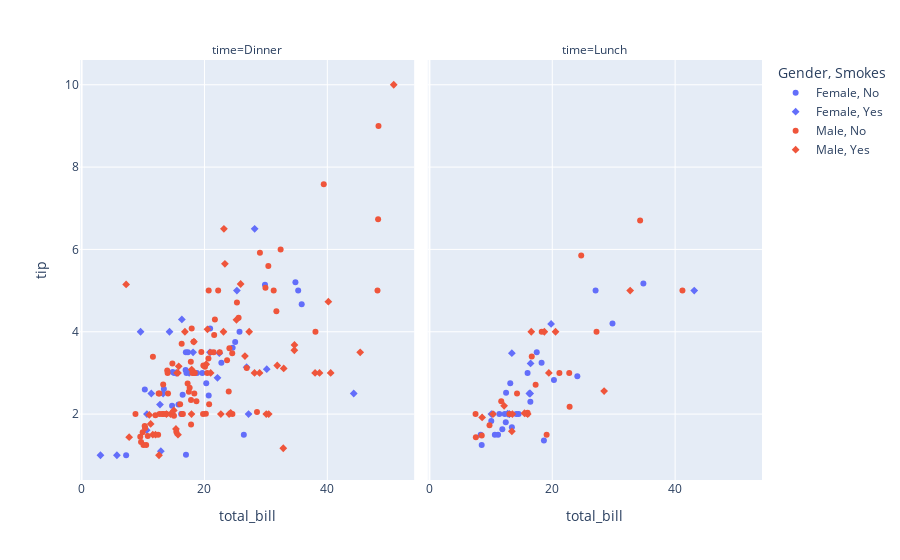

Notebook code cell kept with this figure:
### Code cell
import plotly.express as px
df = px.data.tips()
fig = px.scatter(df, x="total_bill", y="tip", color="sex", symbol="smoker", facet_col="time",
          labels={"sex": "Gender", "smoker": "Smokes"})
fig.show()

### Figure 1 — Plotly figure (JSON) as saved in the notebook; plotly's stock layout.template omitted (floating-point values rounded to 4 significant figures)
{"data": [{"hovertemplate": "Gender=Female<br>Smokes=No<br>time=Dinner<br>total_bill=%{x}<br>tip=%{y}<extra></extra>", "legendgroup": "Female, No", "marker": {"color": "#636efa", "symbol": "circle"}, "mode": "markers", "name": "Female, No", "orientation": "v", "showlegend": true, "type": "scatter", "x": [16.99, 24.59, 35.26, 14.83, 10.33, 16.97, 20.29, 15.77, 19.65, 15.06, 20.69, 16.93, 10.29, 34.81, 26.41, 16.45, 17.07, 14.73, 22.75, 20.92, 7.25, 25.71, 17.31, 29.85, 25, 13.39, 16.21, 35.83, 18.78], "xaxis": "x", "y": [1.01, 3.61, 5, 3.02, 1.67, 3.5, 2.75, 2.23, 3, 3, 2.45, 3.07, 2.6, 5.2, 1.5, 2.47, 3, 2.2, 3.25, 4.08, 1, 4, 3.5, 5.14, 3.75, 2.61, 2, 4.67, 3], "yaxis": "y"}, {"hovertemplate": "Gender=Female<br>Smokes=No<br>time=Lunch<br>total_bill=%{x}<br>tip=%{y}<extra></extra>", "legendgroup": "Female, No", "marker": {"color": "#636efa", "symbol": "circle"}, "mode": "markers", "name": "Female, No", "orientation": "v", "showlegend": false, "type": "scatter", "x": [10.07, 34.83, 10.65, 12.43, 24.08, 13.42, 12.48, 29.8, 14.52, 11.38, 20.27, 11.17, 12.26, 18.26, 8.51, 10.33, 14.15, 13.16, 17.47, 27.05, 16.43, 8.35, 18.64, 11.87, 15.98], "xaxis": "x2", "y": [1.83, 5.17, 1.5, 1.8, 2.92, 1.68, 2.52, 4.2, 2, 2, 2.83, 1.5, 2, 3.25, 1.25, 2, 2, 2.75, 3.5, 5, 2.3, 1.5, 1.36, 1.63, 3], "yaxis": "y2"}, {"hovertemplate": "Gender=Female<br>Smokes=Yes<br>time=Dinner<br>total_bill=%{x}<br>tip=%{y}<extra></extra>", "legendgroup": "Female, Yes", "marker": {"color": "#636efa", "symbol": "diamond"}, "mode": "markers", "name": "Female, Yes", "orientation": "v", "showlegend": true, "type": "scatter", "x": [3.07, 26.86, 25.28, 5.75, 16.32, 11.35, 15.38, 44.3, 22.42, 14.31, 17.51, 10.59, 10.63, 9.6, 20.9, 18.15, 12.76, 13.27, 28.17, 12.9, 30.14, 22.12, 27.18], "xaxis": "x", "y": [1, 3.14, 5, 1, 4.3, 2.5, 3, 2.5, 3.48, 4, 3, 1.61, 2, 4, 3.5, 3.5, 2.23, 2.5, 6.5, 1.1, 3.09, 2.88, 2], "yaxis": "y"}, {"hovertemplate": "Gender=Female<br>Smokes=Yes<br>time=Lunch<br>total_bill=%{x}<br>tip=%{y}<extra></extra>", "legendgroup": "Female, Yes", "marker": {"color": "#636efa", "symbol": "diamond"}, "mode": "markers", "name": "Female, Yes", "orientation": "v", "showlegend": false, "type": "scatter", "x": [19.81, 43.11, 13, 12.74, 13, 16.4, 16.47, 13.42, 16.27, 10.09], "xaxis": "x2", "y": [4.19, 5, 2, 2.01, 2, 2.5, 3.23, 3.48, 2.5, 2], "yaxis": "y2"}, {"hovertemplate": "Gender=Male<br>Smokes=No<br>time=Dinner<br>total_bill=%{x}<br>tip=%{y}<extra></extra>", "legendgroup": "Male, No", "marker": {"color": "#EF553B", "symbol": "circle"}, "mode": "markers", "name": "Male, No", "orientation": "v", "showlegend": true, "type": "scatter", "x": [10.34, 21.01, 23.68, 25.29, 8.77, 26.88, 15.04, 14.78, 10.27, 15.42, 18.43, 21.58, 16.29, 20.65, 17.92, 39.42, 19.82, 17.81, 13.37, 12.69, 21.7, 9.55, 18.35, 17.78, 24.06, 16.31, 18.69, 31.27, 16.04, 17.46, 13.94, 9.68, 30.4, 18.29, 22.23, 32.4, 28.55, 18.04, 12.54, 9.94, 25.56, 19.49, 48.27, 17.59, 20.08, 20.23, 12.02, 10.51, 22.49, 12.46, 18.24, 14, 38.07, 23.95, 29.93, 14.07, 13.13, 17.26, 24.55, 19.77, 48.17, 16.49, 21.5, 12.66, 13.81, 24.52, 20.76, 31.71, 20.69, 48.33, 20.45, 13.28, 11.61, 10.77, 10.07, 29.03, 17.82], "xaxis": "x", "y": [1.66, 3.5, 3.31, 4.71, 2, 3.12, 1.96, 3.23, 1.71, 1.57, 3, 3.92, 3.71, 3.35, 4.08, 7.58, 3.18, 2.34, 2, 2, 4.3, 1.45, 2.5, 3.27, 3.6, 2, 2.31, 5, 2.24, 2.54, 3.06, 1.32, 5.6, 3, 5, 6, 2.05, 3, 2.5, 1.56, 4.34, 3.51, 6.73, 2.64, 3.15, 2.01, 1.97, 1.25, 3.5, 1.5, 3.76, 3, 4, 2.55, 5.07, 2.5, 2, 2.74, 2, 2, 5, 2, 3.5, 2.5, 2, 3.48, 2.24, 4.5, 5, 9, 3, 2.72, 3.39, 1.47, 1.25, 5.92, 1.75], "yaxis": "y"}, {"hovertemplate": "Gender=Male<br>Smokes=No<br>time=Lunch<br>total_bill=%{x}<br>tip=%{y}<extra></extra>", "legendgroup": "Male, No", "marker": {"color": "#EF553B", "symbol": "circle"}, "mode": "markers", "name": "Male, No", "orientation": "v", "showlegend": false, "type": "scatter", "x": [27.2, 22.76, 17.29, 16.66, 15.98, 13.03, 18.28, 24.71, 21.16, 11.69, 14.26, 15.95, 8.52, 22.82, 19.08, 34.3, 41.19, 9.78, 7.51, 7.56], "xaxis": "x2", "y": [4, 3, 2.71, 3.4, 2.03, 2, 4, 5.85, 3, 2.31, 2.5, 2, 1.48, 2.18, 1.5, 6.7, 5, 1.73, 2, 1.44], "yaxis": "y2"}, {"hovertemplate": "Gender=Male<br>Smokes=Yes<br>time=Dinner<br>total_bill=%{x}<br>tip=%{y}<extra></extra>", "legendgroup": "Male, Yes", "marker": {"color": "#EF553B", "symbol": "diamond"}, "mode": "markers", "name": "Male, Yes", "orientation": "v", "showlegend": true, "type": "scatter", "x": [38.01, 11.24, 20.29, 13.81, 11.02, 18.29, 15.01, 17.92, 28.97, 40.17, 27.28, 12.03, 21.01, 15.36, 20.49, 25.21, 50.81, 15.81, 7.25, 31.85, 16.82, 32.9, 17.89, 14.48, 34.63, 34.65, 23.33, 45.35, 23.17, 40.55, 30.46, 23.1, 15.69, 26.59, 38.73, 24.27, 30.06, 25.89, 28.15, 11.59, 7.74, 24.01, 15.69, 15.53, 12.6, 32.83, 22.67], "xaxis": "x", "y": [3, 1.76, 3.21, 2, 1.98, 3.76, 2.09, 3.08, 3, 4.73, 4, 1.5, 3, 1.64, 4.06, 4.29, 10, 3.16, 5.15, 3.18, 4, 3.11, 2, 2, 3.55, 3.68, 5.65, 3.5, 6.5, 3, 2, 4, 1.5, 3.41, 3, 2.03, 2, 5.16, 3, 1.5, 1.44, 2, 3, 3, 1, 1.17, 2], "yaxis": "y"}, {"hovertemplate": "Gender=Male<br>Smokes=Yes<br>time=Lunch<br>total_bill=%{x}<br>tip=%{y}<extra></extra>", "legendgroup": "Male, Yes", "marker": {"color": "#EF553B", "symbol": "diamond"}, "mode": "markers", "name": "Male, Yes", "orientation": "v", "showlegend": false, "type": "scatter", "x": [19.44, 32.68, 16, 28.44, 15.48, 16.58, 10.34, 13.51, 18.71, 20.53, 12.16, 8.58, 13.42], "xaxis": "x2", "y": [3, 5, 2, 2.56, 2.02, 4, 2, 2, 4, 4, 2.2, 1.92, 1.58], "yaxis": "y2"}], "layout": {"annotations": [{"font": {}, "showarrow": false, "text": "time=Dinner", "x": 0.245, "xanchor": "center", "xref": "paper", "y": 1, "yanchor": "bottom", "yref": "paper"}, {"font": {}, "showarrow": false, "text": "time=Lunch", "x": 0.755, "xanchor": "center", "xref": "paper", "y": 1, "yanchor": "bottom", "yref": "paper"}], "legend": {"title": {"text": "Gender, Smokes"}, "tracegroupgap": 0}, "margin": {"t": 60}, "xaxis": {"anchor": "y", "domain": [0, 0.49], "title": {"text": "total_bill"}}, "xaxis2": {"anchor": "y2", "domain": [0.51, 1], "matches": "x", "title": {"text": "total_bill"}}, "yaxis": {"anchor": "x", "domain": [0, 1], "title": {"text": "tip"}}, "yaxis2": {"anchor": "x2", "domain": [0, 1], "matches": "y", "showticklabels": false}}}
